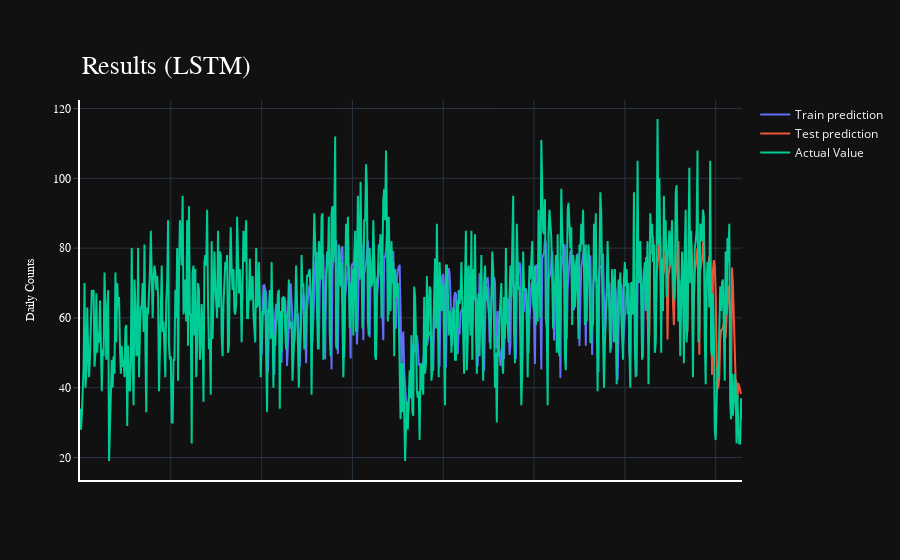

Write notebook code for a chart like this one.
### Code cell
import plotly.express as px
import plotly.graph_objects as go

fig = go.Figure()
fig.add_trace(go.Scatter(go.Scatter(x=result.index, y=result[0],
                    mode='lines',
                    name='Train prediction')))
fig.add_trace(go.Scatter(x=result.index, y=result[1],
                    mode='lines',
                    name='Test prediction'))
fig.add_trace(go.Scatter(go.Scatter(x=result.index, y=result[2],
                    mode='lines',
                    name='Actual Value')))
fig.update_layout(
    xaxis=dict(
        showline=True,
        showgrid=True,
        showticklabels=False,
        linecolor='white',
        linewidth=2
    ),
    yaxis=dict(
        title_text='Daily Counts',
        titlefont=dict(
            family='Rockwell',
            size=12,
            color='white',
        ),
        showline=True,
        showgrid=True,
        showticklabels=True,
        linecolor='white',
        linewidth=2,
        ticks='outside',
        tickfont=dict(
            family='Rockwell',
            size=12,
            color='white',
        ),
    ),
    showlegend=True,
    template = 'plotly_dark'

)



annotations = []
annotations.append(dict(xref='paper', yref='paper', x=0.0, y=1.05,
                              xanchor='left', yanchor='bottom',
                              text='Results (LSTM)',
                              font=dict(family='Rockwell',
                                        size=26,
                                        color='white'),
                              showarrow=False))
fig.update_layout(annotations=annotations)

fig.show()

### Figure 1 — Plotly figure (JSON) as saved in the notebook; plotly's stock layout.template omitted (floating-point values rounded to 4 significant figures; data arrays with more than 128 entries replaced by an {"elided": "..."} marker saying what was removed)
{"data": [{"mode": "lines", "name": "Train prediction", "type": "scatter", "x": {"elided": "730 int values"}, "y": {"elided": "730 float values"}}, {"mode": "lines", "name": "Test prediction", "type": "scatter", "x": {"elided": "730 int values"}, "y": {"elided": "730 float values"}}, {"mode": "lines", "name": "Actual Value", "type": "scatter", "x": {"elided": "730 int values"}, "y": {"elided": "730 float values"}}], "layout": {"annotations": [{"font": {"color": "white", "family": "Rockwell", "size": 26}, "showarrow": false, "text": "Results (LSTM)", "x": 0, "xanchor": "left", "xref": "paper", "y": 1.05, "yanchor": "bottom", "yref": "paper"}], "showlegend": true, "xaxis": {"linecolor": "white", "linewidth": 2, "showgrid": true, "showline": true, "showticklabels": false}, "yaxis": {"linecolor": "white", "linewidth": 2, "showgrid": true, "showline": true, "showticklabels": true, "tickfont": {"color": "white", "family": "Rockwell", "size": 12}, "ticks": "outside", "title": {"font": {"color": "white", "family": "Rockwell", "size": 12}, "text": "Daily Counts"}}}}
